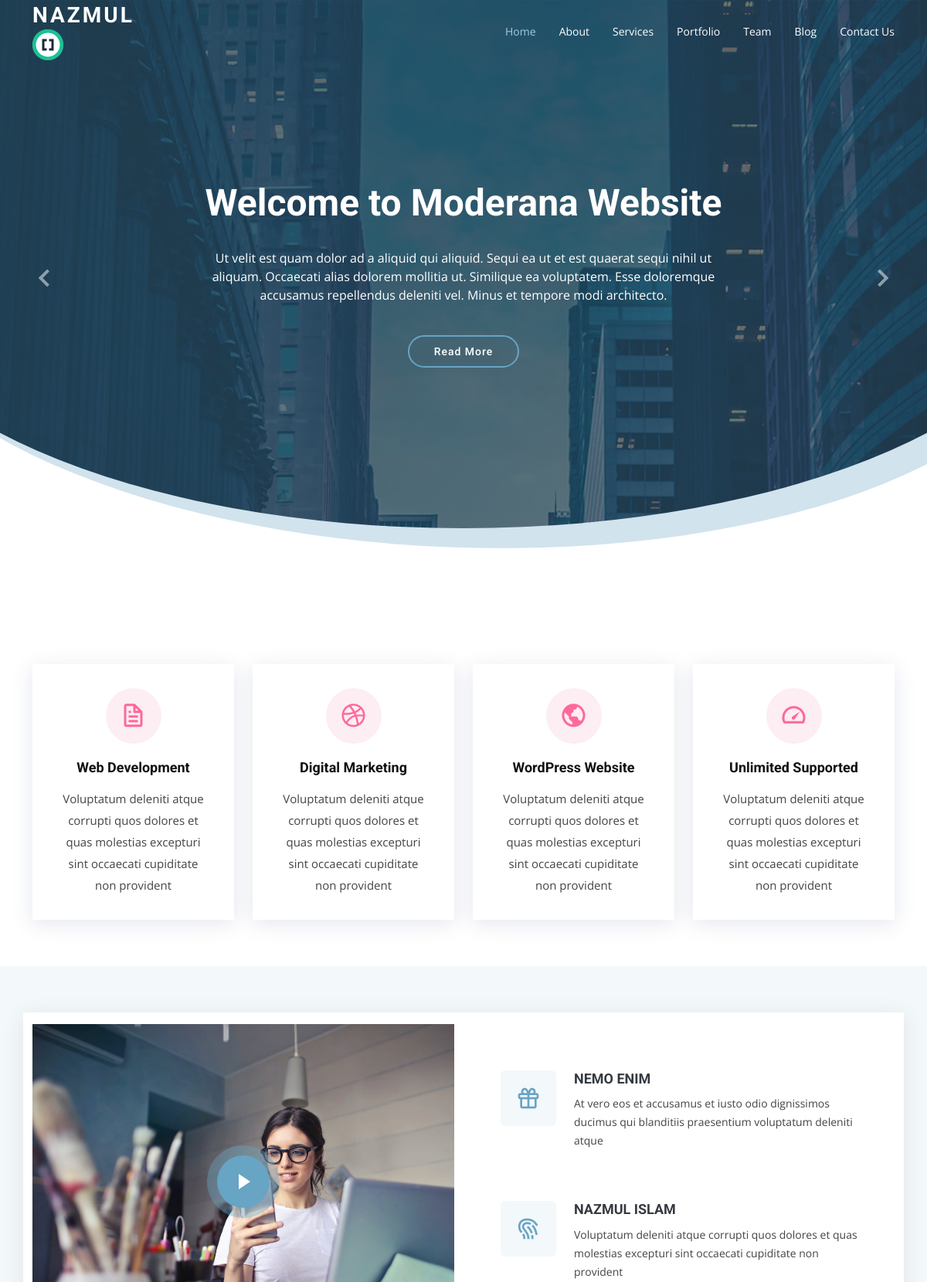
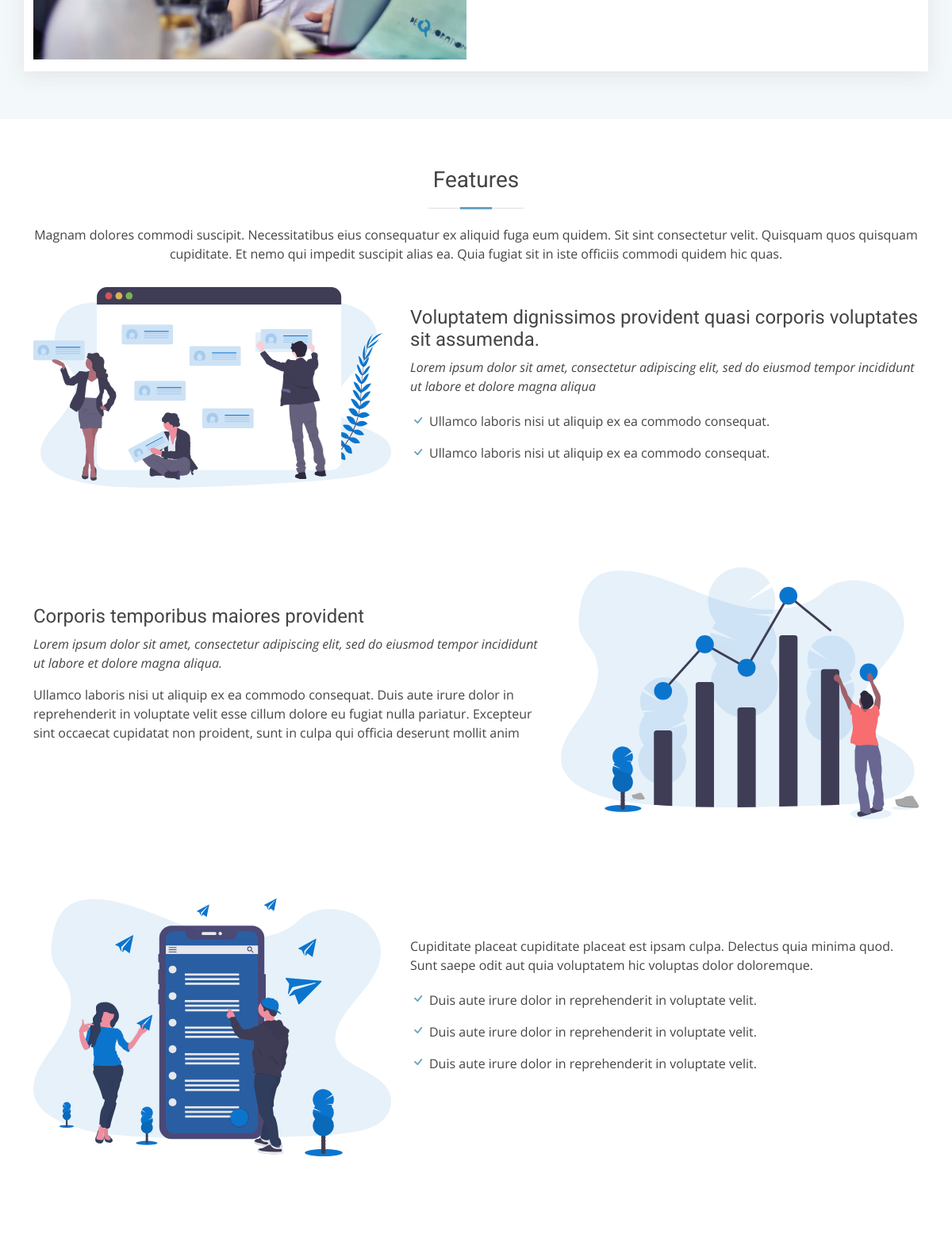
The page / (upper part) on the database its author committed (2 pictures, top to bottom).
### tables this page shows
CREATE TABLE `services` (
  `id` int(10) UNSIGNED NOT NULL,
  `title` varchar(255) DEFAULT NULL,
  `description` text DEFAULT NULL,
  `icon` varchar(255) DEFAULT NULL,
  `status` tinyint(11) NOT NULL DEFAULT 1
);

CREATE TABLE `video` (
  `id` tinyint(3) UNSIGNED NOT NULL,
  `image` varchar(255) NOT NULL,
  `url` varchar(255) NOT NULL,
  `status` int(11) NOT NULL DEFAULT 1
);

CREATE TABLE `whyus` (
  `id` tinyint(11) UNSIGNED NOT NULL,
  `title` varchar(255) DEFAULT NULL,
  `icon` varchar(255) DEFAULT NULL,
  `category` varchar(255) DEFAULT NULL,
  `status` tinyint(4) NOT NULL DEFAULT 1
);

CREATE TABLE `features` (
  `id` tinyint(3) UNSIGNED NOT NULL,
  `title` varchar(255) NOT NULL,
  `icon` varchar(255) NOT NULL,
  `title2` varchar(255) DEFAULT NULL,
  `description` varchar(255) DEFAULT NULL,
  `image` varchar(255) NOT NULL,
  `status` tinyint(4) NOT NULL DEFAULT 1
);

### index.php (the view, shortened to what this page needs)
<?php
  include'mordana/header.php';
  require_once'db.php';
  $select="SELECT * FROM services WHERE status=1";
  $services=mysqli_query($db, $select);
  $select="SELECT * FROM whyus";
  $whyus=mysqli_query($db, $select);
  $select="SELECT * FROM video";
  $section=mysqli_query($db, $select);
  $select="SELECT * FROM features WHERE id=1 && status=1";
  $features=mysqli_query($db, $select);
  $select4="SELECT * FROM features WHERE id=4 && status=1";
  $features4=mysqli_query($db, $select4);
  $select6="SELECT * FROM features WHERE id=6 && status=1";
  $features6=mysqli_query($db, $select6);
?>
  <section id="hero" class="d-flex justify-cntent-center align-items-center">
    <div id="heroCarousel" class="container carousel carousel-fade" data-bs-ride="carousel" data-bs-interval="5000">
      <div class="carousel-item active">
        <div class="carousel-container">
          <h2 class="animate__animated animate__fadeInDown">Welcome to <span>Moderana Website</span></h2>
          <p class="animate__animated animate__fadeInUp">Ut velit est quam dolor ad a aliquid qui aliquid. Sequi ea ut et est quaerat sequi nihil ut aliquam. Occaecati alias dolorem mollitia ut. Similique ea voluptatem. Esse doloremque accusamus repellendus deleniti vel. Minus et tempore modi architecto.</p>
          <a href="" class="btn-get-started animate__animated animate__fadeInUp">Read More</a>
        </div>
      </div>
      <a class="carousel-control-prev" href="#heroCarousel" role="button" data-bs-slide="prev">
        <span class="carousel-control-prev-icon bx bx-chevron-left" aria-hidden="true"></span>
      </a>
      <a class="carousel-control-next" href="#heroCarousel" role="button" data-bs-slide="next">
        <span class="carousel-control-next-icon bx bx-chevron-right" aria-hidden="true"></span>
      </a>
    </div>
  </section>
  <main id="main">
    <section class="services">
      <div class="container">
        <div class="row">
          <?php
            foreach($services as $key => $service){
              ?>
              <div class="col-md-6 col-lg-3 d-flex align-items-stretch" data-aos="fade-up">
                <div class="icon-box icon-box-pink">
                  <div class="icon"><i class="<?php echo$service['icon']?>"></i>
                  </div>
                  <h4 class="title"><a href="#"><?php echo$service['title']?></a></h4>
                  <p class="description"><?php echo$service['description']?></p>
                </div>
              </div>
              <?php
            }
          ?>
        </div>
      </div>
    </section>
    <section class="why-us section-bg" data-aos="fade-up" date-aos-delay="200">
      <div class="container">
        <div class="row">
          <?php
            foreach($section as $key=> $value){
              ?>
              <div class="col-lg-6 video-box">
                <img src="assets/portfolio/whyus/<?php echo$value['image']?>" class="img-fluid" alt="">
                <a href="<?php echo $value['url']?>" class="venobox play-btn mb-4" data-vbtype="video" data-autoplay="true"></a>
              </div>
              <?php
            }
          ?>
          <div class="col-lg-6 d-flex flex-column justify-content-center p-5">
            <?php
              foreach($whyus as $key=> $value){
                ?><div class="icon-box">
                    <div class="icon"><i class="<?php echo $value['icon']?>"></i></div>
                    <h4 class="title"><a href=""><?php echo $value['title']?></a></h4>
                    <p class="description"><?php echo $value['category']?></p>
                  </div>
                <?php
              }
            ?>
          </div>
        </div>
      </div>
    </section>
    <section class="features">
      <div class="container">
        <div class="section-title">
          <h2>Features</h2>
          <p>Magnam dolores commodi suscipit. Necessitatibus eius consequatur ex aliquid fuga eum quidem. Sit sint consectetur velit. Quisquam quos quisquam cupiditate. Et nemo qui impedit suscipit alias ea. Quia fugiat sit in iste officiis commodi quidem hic quas.</p>
        </div>
        <?php
          foreach($features as $key=> $feature){
            ?>
            <div class="row" data-aos="fade-up">
              <div class="col-md-5">
                <img src="assets/portfolio/features/<?php echo$feature['image']?>" class="img-fluid" alt="">
              </div>
              <div class="col-md-7 pt-4">
                <h3><?php echo $feature['title']?></h3>
                <p class="fst-italic"><?php echo $feature['description']?></p>
                <ul>
                  <li>
                    <i class="<?php echo $feature['icon']?>"></i><?php echo $feature['title2']?>
                  </li>
                  <li>
                    <i class="<?php echo $feature['icon']?>"></i><?php echo $feature['title2']?>
                  </li>
                </ul>
              </div>
            </div>
            <?php
          }
        ?>
        <?php
          foreach($features4 as $key=> $feature){
            ?>
            <div class="row" data-aos="fade-up">
              <div class="col-md-5 order-1 order-md-2">
                <img src="assets/portfolio/features/<?php echo$feature['image']?>" class="img-fluid" alt="">
              </div>
              <div class="col-md-7 pt-5 order-2 order-md-1">
                <h3><?php echo $feature['title']?></h3>
                <p class="fst-italic"><?php echo $feature['title2']?></p>
                <p><?php echo $feature['description']?></p>
              </div>
            </div>
            <?php
          }
        ?>
        <?php
          foreach($features6 as $key=> $feature){
            ?>
            <div class="row" data-aos="fade-up">
              <div class="col-md-5">
                <img src="assets/portfolio/features/<?php echo$feature['image']?>" class="img-fluid" alt="">
              </div>
              <div class="col-md-7 pt-5">
                <h3<?php echo $feature['title']?></h3>
                <p><?php echo $feature['description']?></p>
                <ul>
                  <li><i class="<?php echo $feature['icon']?>"></i><?php echo $feature['title2']?></li>
                  <li><i class="<?php echo $feature['icon']?>"></i><?php echo $feature['title2']?></li>
                  <li><i class="<?php echo $feature['icon']?>"></i><?php echo $feature['title2']?></li>
                </ul>
              </div>
            </div>
            <?php
          }
        ?>
      </div>
    </section>
  </main>
<?php
  include'mordana/footer.php';
?>

### rows shown on the page
services: title "Web Development", description "Voluptatum deleniti atque corrupti quos dolores et quas molestias excepturi sint occaecati cupiditate non provident"
services: title "Digital Marketing", description "Voluptatum deleniti atque corrupti quos dolores et quas molestias excepturi sint occaecati cupiditate non provident"
services: title "WordPress Website", description "Voluptatum deleniti atque corrupti quos dolores et quas molestias excepturi sint occaecati cupiditate non provident"
services: title "Unlimited Supported", description "Voluptatum deleniti atque corrupti quos dolores et quas molestias excepturi sint occaecati cupiditate non provident"
video: image (picture)
whyus: title "NEMO ENIM", category "At vero eos et accusamus et iusto odio dignissimos ducimus qui blanditiis praesentium voluptatum deleniti atque"
whyus: title "NAZMUL ISLAM", category "Voluptatum deleniti atque corrupti quos dolores et quas molestias excepturi sint occaecati cupiditate non provident"
features: image (picture), title "Voluptatem dignissimos provident quasi corporis voluptates sit assumenda.", description "Lorem ipsum dolor sit amet, consectetur adipiscing elit, sed do eiusmod tempor incididunt ut labore et dolore magna aliqua", title2 "Ullamco laboris nisi ut aliquip ex ea commodo consequat."
features: image (picture), title "Corporis temporibus maiores provident", title2 "Lorem ipsum dolor sit amet, consectetur adipiscing elit, sed do eiusmod tempor incididunt ut labore et dolore magna aliqua.", description "Ullamco laboris nisi ut aliquip ex ea commodo consequat. Duis aute irure dolor in reprehenderit in voluptate velit esse cillum dolore eu fugiat nulla pariatur. Excepteur sint occaecat cupidatat non proident, sunt in culpa qui officia deserunt mollit anim"
features: image (picture), description "Cupiditate placeat cupiditate placeat est ipsam culpa. Delectus quia minima quod. Sunt saepe odit aut quia voluptatem hic voluptas dolor doloremque.", title2 "Duis aute irure dolor in reprehenderit in voluptate velit."
